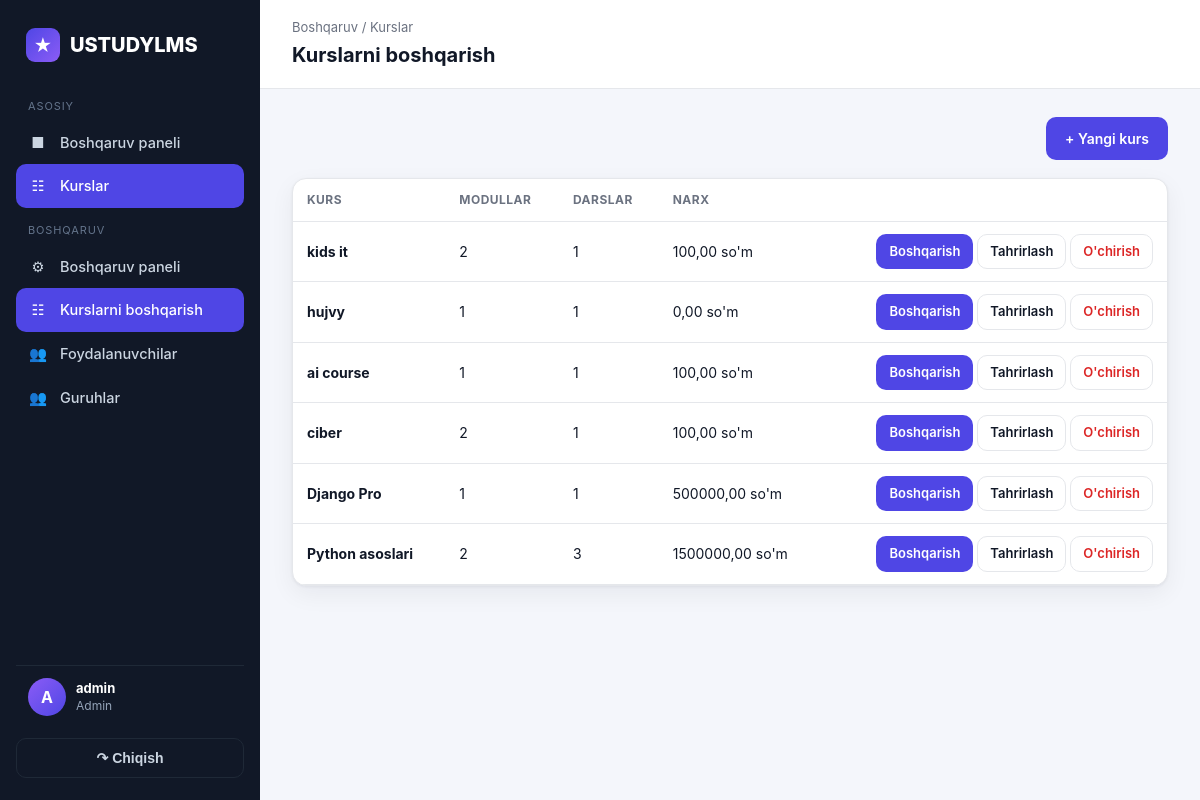
The page /courses/manage/courses/ (signed in) on the database its author committed.
### accounts/models/user.py (models this page shows, shortened)
class CustomUser(AbstractUser):
    class Role(models.TextChoices):
        ADMIN = 'admin', 'Admin'
        TEACHER = 'teacher', "O'qituvchi"
        STUDENT = 'student', "O'quvchi"
    role = models.CharField(max_length=10, choices=Role.choices, default=Role.STUDENT)
    phone = models.CharField(max_length=20, blank=True)
    @property
    def is_admin(self):
        return self.is_superuser or self.role == self.Role.ADMIN
    @property
    def is_teacher(self):
        return self.role == self.Role.TEACHER

### courses/models/course.py (models this page shows, shortened)
class Course(models.Model):
    name = models.CharField(max_length=150)
    image = models.ImageField(upload_to='courses/', blank=True, null=True)
    description = models.TextField(blank=True)
    duration = models.PositiveIntegerField(default=1, help_text="Davomiyligi (oylarda)")
    price = models.DecimalField(max_digits=10, decimal_places=2, default=0)
    created_at = models.DateTimeField(auto_now_add=True)
    class Meta:
        ordering = ['-created_at']
    @property
    def lesson_count(self):
        from .structure import Lesson
        return Lesson.objects.filter(module__course=self).count()

### courses/views/manage_courses.py (the view)
# urls.py: path('manage/courses/', views.course_list_manage, name='manage_course_list'),
@teacher_required
def course_list_manage(request):
    courses = manageable_courses(request.user).prefetch_related('modules')
    return render(request, 'manage/course_list.html', {
        'courses': courses,
        'can_create': request.user.is_admin,
    })

### courses/views/helpers.py (called while the page is built)
def manageable_courses(user):
    if user.is_admin:
        return Course.objects.all()
    if user.is_teacher and hasattr(user, 'teacher_profile'):
        return user.teacher_profile.courses.all()
    return Course.objects.none()

### templates/manage/course_list.html (shortened to what this page needs)
{% extends 'base.html' %}
{% block heading %}Kurslarni boshqarish{% endblock %}
{% block crumb %}<div class="crumb">Boshqaruv / Kurslar</div>{% endblock %}
{% block content %}
<div style="display:flex;justify-content:flex-end;margin-bottom:18px;">
    {% if can_create %}<a href="{% url 'courses:manage_course_create' %}" class="btn btn-primary">&#43; Yangi kurs</a>{% endif %}
</div>
<div class="card"><div class="card-body" style="padding:0;">
<table class="tbl">
    <thead><tr><th>Kurs</th><th>Modullar</th><th>Darslar</th><th>Narx</th><th></th></tr></thead>
    <tbody>
    {% for course in courses %}
    <tr>
        <td><b>{{ course.name }}</b></td>
        <td>{{ course.modules.count }}</td>
        <td>{{ course.lesson_count }}</td>
        <td>{{ course.price }} so'm</td>
        <td style="text-align:right;white-space:nowrap;">
            <a href="{% url 'courses:manage_course_detail' course.pk %}" class="btn btn-primary btn-sm">Boshqarish</a>
            <a href="{% url 'courses:manage_course_edit' course.pk %}" class="btn btn-light btn-sm">Tahrirlash</a>
            {% if can_create %}<a href="{% url 'courses:manage_course_delete' course.pk %}" class="btn btn-light btn-sm" style="color:var(--danger);">O'chirish</a>{% endif %}
        </td>
    </tr>
    {% empty %}
    <tr><td colspan="5" style="color:var(--muted);text-align:center;padding:24px;">Kurslar yo'q.</td></tr>
    {% endfor %}
    </tbody>
</table>
</div></div>
{% endblock %}

### templates/base.html (shortened to what this page needs)
{% load static %}
<!DOCTYPE html>
<html lang="uz">
<head>
    <link rel="stylesheet" href="{% static 'css/style.css' %}">
</head>
<body>
<div class="layout">
    <aside class="sidebar" id="sidebar">
        <div class="brand">
            <span class="logo">&#9733;</span> USTUDYLMS
        </div>
        <nav>
            <div class="nav-section">Asosiy</div>
            <a class="nav-link {% if request.resolver_match.url_name == 'dashboard' %}active{% endif %}" href="{% url 'accounts:dashboard' %}">
                <span class="ic">&#9632;</span> Boshqaruv paneli
            </a>
            <a class="nav-link {% if 'course' in request.resolver_match.url_name %}active{% endif %}" href="{% url 'courses:course_list' %}">
                <span class="ic">&#9783;</span> Kurslar
            </a>
            {% if user.is_teacher or user.is_admin %}
            <div class="nav-section">Boshqaruv</div>
            <a class="nav-link {% if request.resolver_match.url_name == 'manage_dashboard' %}active{% endif %}" href="{% url 'courses:manage_dashboard' %}">
                <span class="ic">&#9881;</span> Boshqaruv paneli
            </a>
            <a class="nav-link {% if 'manage_course' in request.resolver_match.url_name %}active{% endif %}" href="{% url 'courses:manage_course_list' %}">
                <span class="ic">&#9783;</span> Kurslarni boshqarish
            </a>
            {% endif %}
            {% if user.is_admin %}
            <a class="nav-link {% if 'user' in request.resolver_match.url_name %}active{% endif %}" href="{% url 'accounts:user_list' %}">
                <span class="ic">&#128101;</span> Foydalanuvchilar
            </a>
            <a class="nav-link {% if 'manage_group' in request.resolver_match.url_name %}active{% endif %}" href="{% url 'courses:manage_group_list' %}">
                <span class="ic">&#128101;</span> Guruhlar
            </a>
            {% endif %}
        </nav>
        <div class="user">
            <div class="av">{{ user.username|first|upper }}</div>
            <div class="meta">
                <b>{{ user.get_full_name|default:user.username }}</b>
                <span>{{ user.get_role_display }}</span>
            </div>
        </div>
        <form method="post" action="{% url 'accounts:logout' %}">
            <button type="submit" class="logout-btn">&#8631; Chiqish</button>
        </form>
    </aside>
    <main class="content">
        <div class="topbar">
            <div>
                {% block crumb %}{% endblock %}
                <h1>{% block heading %}{% endblock %}</h1>
            </div>
        </div>
        <div class="page">
            {% block content %}{% endblock %}
        </div>
    </main>
</div>
</body>
</html>

### static/css/style.css (style rules this page uses)
:root { --bg: #f4f6fb; --surface: #ffffff; --sidebar: #111827; --sidebar-soft: #1f2937; --primary: #4f46e5; --primary-dark: #4338ca; --primary-soft: #eef2ff; --success: #16a34a; --success-soft: #dcfce7; --danger: #dc2626; --danger-soft: #fee2e2; --warning: #d97706; --warning-soft: #fef3c7; --text: #111827; --muted: #6b7280; --border: #e5e7eb; --radius: 14px; --shadow: 0 1px 3px rgba(16, 24, 40, .06), 0 8px 24px rgba(16, 24, 40, .06); --sidebar-w: 260px; }
* { box-sizing: border-box; margin: 0; padding: 0; }
body { font-family: -apple-system, BlinkMacSystemFont, "Segoe UI", Roboto, Helvetica, Arial, sans-serif; background: var(--bg); color: var(--text); line-height: 1.5; -webkit-font-smoothing: antialiased; }
a { color: inherit; text-decoration: none; }
.layout { display: flex; min-height: 100vh; }
.sidebar { width: var(--sidebar-w); background: var(--sidebar); color: #cbd5e1; position: fixed; inset: 0 auto 0 0; display: flex; flex-direction: column; padding: 22px 16px; z-index: 30; }
.sidebar .brand { display: flex; align-items: center; gap: 10px; font-size: 20px; font-weight: 800; color: #fff; padding: 6px 10px 22px; }
.sidebar .brand .logo { width: 34px; height: 34px; border-radius: 9px; background: linear-gradient(135deg, var(--primary), #8b5cf6); display: grid; place-items: center; color: #fff; font-size: 18px; }
.nav-section { font-size: 11px; text-transform: uppercase; letter-spacing: .08em; color: #64748b; padding: 14px 12px 6px; }
.nav-link { display: flex; align-items: center; gap: 12px; padding: 11px 12px; border-radius: 10px; color: #cbd5e1; font-weight: 500; font-size: 14.5px; transition: background .15s, color .15s; }
.nav-link.active { background: var(--primary); color: #fff; }
.nav-link .ic { width: 20px; text-align: center; }
.sidebar .user { margin-top: auto; padding: 12px; border-top: 1px solid var(--sidebar-soft); display: flex; align-items: center; gap: 10px; }
.sidebar .user .av { width: 38px; height: 38px; border-radius: 50%; background: linear-gradient(135deg, #8b5cf6, var(--primary)); display: grid; place-items: center; color: #fff; font-weight: 700; }
.sidebar .user .meta { font-size: 13px; line-height: 1.3; overflow: hidden; }
.sidebar .user .meta b { color: #fff; display: block; white-space: nowrap; text-overflow: ellipsis; overflow: hidden; }
.sidebar .user .meta span { color: #94a3b8; font-size: 12px; }
.logout-btn { width: 100%; display: flex; align-items: center; justify-content: center; gap: 8px; margin-top: 10px; padding: 11px; border: 1px solid var(--sidebar-soft); border-radius: 10px; background: transparent; color: #cbd5e1; font-weight: 600; font-size: 14px; cursor: pointer; transition: background .15s, color .15s, border-color .15s; }
.content { margin-left: var(--sidebar-w); flex: 1; min-width: 0; }
.topbar { background: var(--surface); border-bottom: 1px solid var(--border); padding: 18px 32px; display: flex; align-items: center; justify-content: space-between; position: sticky; top: 0; z-index: 20; }
.topbar h1 { font-size: 20px; font-weight: 700; }
.topbar .crumb { color: var(--muted); font-size: 13px; margin-bottom: 2px; }
.page { padding: 28px 32px; max-width: 1180px; }
.card { background: var(--surface); border: 1px solid var(--border); border-radius: var(--radius); box-shadow: var(--shadow); overflow: hidden; }
.card-body { padding: 20px; }
.btn { display: inline-flex; align-items: center; gap: 8px; justify-content: center; padding: 10px 18px; border-radius: 10px; font-weight: 600; font-size: 14px; border: 1px solid transparent; cursor: pointer; transition: background .15s, opacity .15s; }
.btn-primary { background: var(--primary); color: #fff; }
.btn-light { background: #fff; color: var(--text); border-color: var(--border); }
.btn-sm { padding: 7px 12px; font-size: 13px; }
table.tbl { width: 100%; border-collapse: collapse; }
table.tbl th, table.tbl td { text-align: left; padding: 12px 14px; border-bottom: 1px solid var(--border); font-size: 14px; }
table.tbl th { color: var(--muted); font-size: 12px; text-transform: uppercase; letter-spacing: .04em; }

### rows shown on the page
CustomUser: username|first "A", get_full_name "admin", role "Admin"
Course: name "kids it", modules.count "2", lesson_count "1", price "100,00"
Course: name "hujvy", modules.count "1", lesson_count "1", price "0,00"
Course: name "ai course", modules.count "1", lesson_count "1", price "100,00"
Course: name "ciber", modules.count "2", lesson_count "1", price "100,00"
Course: name "Django Pro", modules.count "1", lesson_count "1", price "500000,00"
Course: name "Python asoslari", modules.count "2", lesson_count "3", price "1500000,00"
